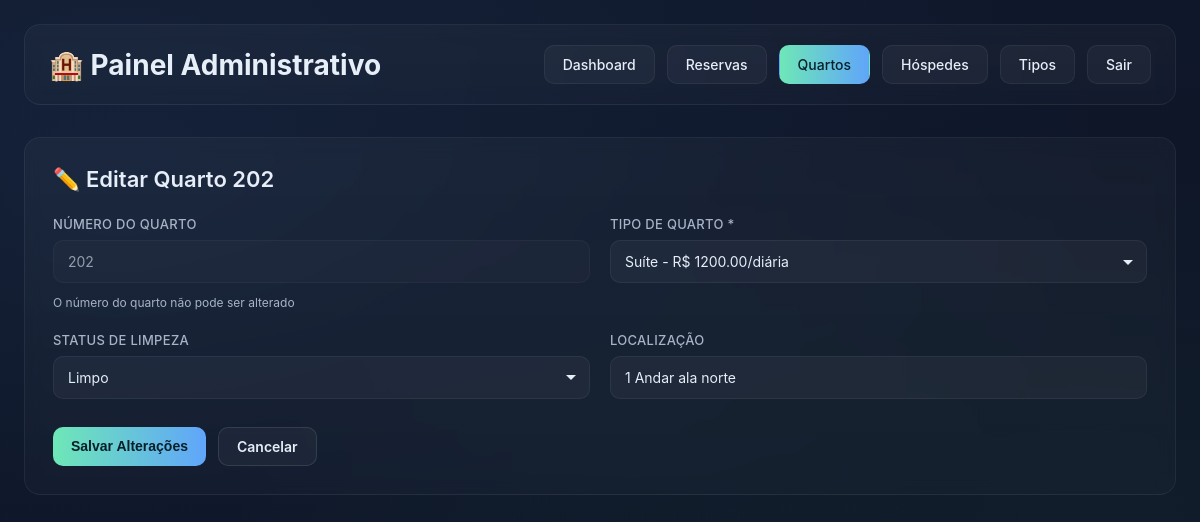
Screenshot of /admin/quartos/editar/202 (signed in) with the database file from the repository.
### src/Model/models.py (models this page shows)
class Quarto(Base):
    __tablename__ = 'quarto'
    numero_quarto = Column(Integer,primary_key=True,unique=True)
    id_tipo = Column(Integer,ForeignKey("tipo_de_quarto.id_tipo"))
    status_limpeza = Column(String(20),default='sujo',nullable=False)
    localizacao = Column(String(50))
    tipo_de_quarto = relationship("Tipo_de_quarto", back_populates="quartos")

class Tipo_de_quarto(Base):
     __tablename__ = 'tipo_de_quarto'
     id_tipo = Column(Integer,primary_key=True,autoincrement=True)
     nome_tipo = Column(String(50),nullable=False,unique=True)
     capacidade_maxima = Column(Integer,nullable=False)
     preco_diaria_base = Column(DECIMAL(precision=10,scale=2),nullable=False)
     descricao = Column(Text)
     quartos = relationship("Quarto",back_populates="tipo_de_quarto")

### src/routes.py (the view, shortened to what this page needs)
@app.route("/admin/quartos/editar/<int:numero_quarto>", methods=["GET", "POST"])
@admin_required
def admin_editar_quarto(numero_quarto):
    db = SessionLocal()
    quarto = db.query(Quarto).filter(Quarto.numero_quarto == numero_quarto).first()
    if not quarto:
        flash("Quarto não encontrado.", "error")
        return redirect(url_for("admin_quartos"))
    tipos = db.query(Tipo_de_quarto).all()
    return render_template("admin/editar_quarto.html", quarto=quarto, tipos=tipos)

### src/__init__.py (called while the page is built)
@app.before_request
def log_request_info():
    app.logger.info("Requisição recebida: %s %s", request.method, request.path)

### src/templates/admin/editar_quarto.html (shortened to what this page needs)
<!doctype html>
<html lang="pt-BR">
<head>
  <link rel="stylesheet" href="{{ url_for('static', filename='admin.css') }}">
</head>
<body>
  <div class="admin__container">
    <header class="admin__header">
      <h1 class="admin__title">🏨 Painel Administrativo</h1>
      <nav class="admin__nav">
        <a href="{{ url_for('admin_dashboard') }}" class="admin__nav-link">Dashboard</a>
        <a href="{{ url_for('admin_reservas') }}" class="admin__nav-link">Reservas</a>
        <a href="{{ url_for('admin_quartos') }}" class="admin__nav-link admin__nav-link--active">Quartos</a>
        <a href="{{ url_for('admin_hospedes') }}" class="admin__nav-link">Hóspedes</a>
        <a href="{{ url_for('admin_tipos_quarto') }}" class="admin__nav-link">Tipos</a>
        <a href="{{ url_for('logout') }}" class="admin__nav-link">Sair</a>
      </nav>
    </header>
    <div class="admin__card">
      <div class="admin__card-header">
        <h2 class="admin__card-title">✏️ Editar Quarto {{ quarto.numero_quarto }}</h2>
      </div>
      <form class="admin__form" method="POST">
        <div class="admin__form-row">
          <div class="admin__field">
            <label class="admin__label">Número do Quarto</label>
            <input
              class="admin__input"
              type="number"
              value="{{ quarto.numero_quarto }}"
              disabled
              style="opacity: 0.6; cursor: not-allowed;"
            />
            <small style="color: var(--muted); font-size: 12px;">
              O número do quarto não pode ser alterado
            </small>
          </div>
          <div class="admin__field">
            <label class="admin__label" for="id_tipo">Tipo de Quarto *</label>
            <select class="admin__select" id="id_tipo" name="id_tipo" required>
              {% for tipo in tipos %}
                <option value="{{ tipo.id_tipo }}"
                        {% if tipo.id_tipo == quarto.id_tipo %}selected{% endif %}>
                  {{ tipo.nome_tipo }} - R$ {{ "%.2f"|format(tipo.preco_diaria_base) }}/diária
                </option>
              {% endfor %}
            </select>
          </div>
        </div>
        <div class="admin__form-row">
          <div class="admin__field">
            <label class="admin__label" for="status_limpeza">Status de Limpeza</label>
            <select class="admin__select" id="status_limpeza" name="status_limpeza">
              <option value="limpo" {% if quarto.status_limpeza == 'limpo' %}selected{% endif %}>Limpo</option>
            </select>
          </div>
          <div class="admin__field">
            <label class="admin__label" for="localizacao">Localização</label>
            <input
              class="admin__input"
              type="text"
              id="localizacao"
              name="localizacao"
              value="{{ quarto.localizacao or '' }}"
              placeholder="Ex: 1º Andar - Ala Norte"
            />
          </div>
        </div>
        <div class="admin__form-actions">
          <button type="submit" class="admin__btn admin__btn--primary">
            Salvar Alterações
          </button>
          <a href="{{ url_for('admin_quartos') }}" class="admin__btn admin__btn--secondary">
            Cancelar
          </a>
        </div>
      </form>
    </div>
  </div>
</body>
</html>

### src/static/admin.css (style rules this page uses)
:root { --bg1: #0f172a; --bg2: #0b1220; --accent: #6ee7b7; --accent-2: #60a5fa; --glass: rgba(255,255,255,0.04); --text: #e6eef8; --muted: #a8b3c7; --danger: #f87171; --warning: #facc15; --success: #6ee7b7; font-family: Inter, ui-sans-serif, system-ui, -apple-system, "Segoe UI", Roboto; }
* { box-sizing: border-box; margin: 0; padding: 0; }
html, body { height: 100%; }
body { background: radial-gradient(1000px 600px at 10% 20%, rgba(96,165,250,0.08), transparent), radial-gradient(900px 500px at 90% 80%, rgba(110,231,183,0.06), transparent), linear-gradient(180deg, var(--bg1), var(--bg2)); color: var(--text); min-height: 100vh; }
.admin__container { max-width: 1400px; margin: 0 auto; padding: 24px; }
.admin__header { display: flex; justify-content: space-between; align-items: center; margin-bottom: 32px; padding: 20px 24px; background: linear-gradient(180deg, rgba(255,255,255,0.03), rgba(255,255,255,0.02)); border: 1px solid rgba(255,255,255,0.06); border-radius: 16px; backdrop-filter: blur(8px); }
.admin__title { font-size: 28px; font-weight: 700; margin: 0; }
.admin__nav { display: flex; gap: 12px; }
.admin__nav-link { padding: 10px 18px; background: var(--glass); border: 1px solid rgba(255,255,255,0.06); border-radius: 10px; color: var(--text); text-decoration: none; font-size: 14px; font-weight: 500; transition: all 0.2s ease; }
.admin__nav-link--active { background: linear-gradient(90deg, var(--accent), var(--accent-2)); color: #06202a; border-color: transparent; }
.admin__card { background: linear-gradient(180deg, rgba(255,255,255,0.03), rgba(255,255,255,0.02)); border: 1px solid rgba(255,255,255,0.06); border-radius: 16px; padding: 28px; backdrop-filter: blur(8px); margin-bottom: 24px; }
.admin__card-header { display: flex; justify-content: space-between; align-items: center; margin-bottom: 24px; }
.admin__card-title { font-size: 22px; font-weight: 600; margin: 0; }
.admin__btn { padding: 10px 18px; border-radius: 10px; border: none; cursor: pointer; font-weight: 600; font-size: 14px; transition: all 0.2s ease; text-decoration: none; display: inline-block; }
.admin__btn--primary { background: linear-gradient(90deg, var(--accent), var(--accent-2)); color: #06202a; }
.admin__btn--secondary { background: var(--glass); border: 1px solid rgba(255,255,255,0.1); color: var(--text); }
.admin__form { display: flex; flex-direction: column; gap: 20px; }
.admin__form-row { display: grid; grid-template-columns: repeat(auto-fit, minmax(280px, 1fr)); gap: 20px; }
.admin__field { display: flex; flex-direction: column; gap: 8px; }
.admin__label { font-size: 13px; font-weight: 500; color: var(--muted); text-transform: uppercase; letter-spacing: 0.3px; }
.admin__input, .admin__select, .admin__textarea { appearance: none; border: 1px solid rgba(255,255,255,0.06); background: var(--glass); color: var(--text); padding: 12px 14px; border-radius: 10px; font-size: 14px; outline: none; transition: box-shadow 0.18s ease, border-color 0.18s ease, transform 0.06s ease; font-family: inherit; }
.admin__input::placeholder, .admin__textarea::placeholder { color: rgba(230,238,248,0.35); }
.admin__select { cursor: pointer; background-repeat: no-repeat; background-position: right 12px center; padding-right: 36px; }
.admin__select option { background: var(--bg1); color: var(--text); padding: 10px; }
.admin__field small { display: block; font-size: 12px; color: var(--muted); margin-top: 4px; line-height: 1.4; }
.admin__form-actions { display: flex; gap: 12px; margin-top: 8px; }

### rows the page displays
Quarto: numero_quarto "202", id_tipo "Suíte - R$ 1200.00/diária", status_limpeza "Limpo", localizacao "1 Andar ala norte"
